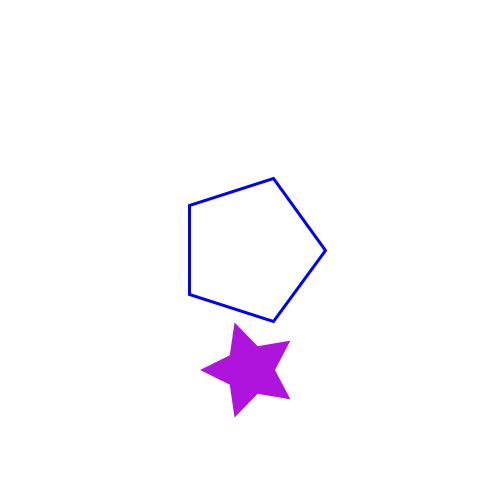
Frame 1 (no input)
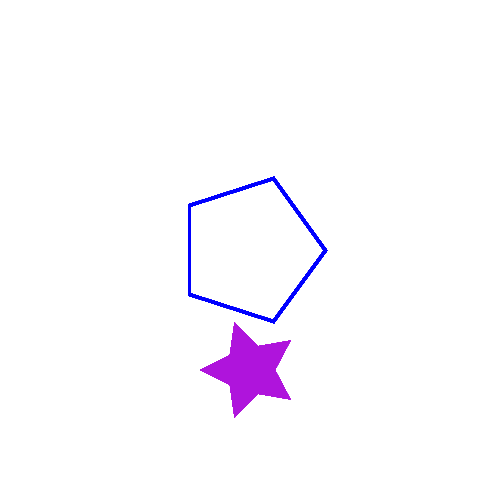
Frame 60 (the mouse pressed at the canvas centre just before this capture)
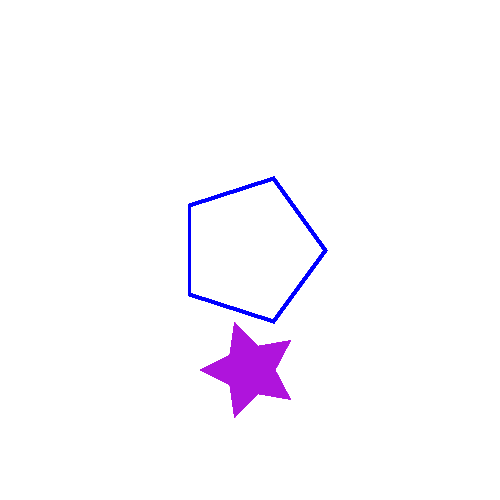
Frame 120 (the mouse held since frame 60 and released just before this capture)

The Processing sketch that drew these frames (run headless with seeded random() and noise(); from frame 60 on, the mouse is pressed at the canvas centre):

// Processing sketch: CRCP1310_08_Polygons_and_Stars
// ── CRCP1310_08_Polygons_and_Stars.pde
void setup() {
  size(500, 500);
  background(255);
}

void draw() {
  polygon(
    width / 2.0,
    height / 2.0,
    75,
    5,
    color(0, 0, 255));
  star(
    width / 2.0,
    height / 2.0 + 120,
    50,
    5,
    color(175, 20, 220));
}

void mousePressed() {
  int type = (int)random(2);
  float radius = random(5, 75);
  int sides = (int)random(-3, 13);
  int green = (int)random(255);

  if (type == 0) {
    polygon(
      mouseX,
      mouseY,
      radius,
      sides,
      color(0, green, 0));
  } else {
    star(
      mouseX,
      mouseY,
      radius,
      sides,
      color(0, green, 0, 150));
  }
}

void polygon(
  float x,
  float y,
  float radius,
  int sides,
  color stroke)
{
  if (sides >= 3) {
    float theta = 0;

    pushMatrix();
    translate(x, y);
    noFill();
    strokeWeight(3);
    stroke(stroke);

    beginShape();

    for (int i = 0; i < sides; i++) {
      float vx = cos(theta) * radius;
      float vy = sin(theta) * radius;
      vertex(vx, vy);
      theta += TWO_PI / sides;
    }

    endShape(CLOSE);

    popMatrix();
  } else {
    rectMode(CENTER);
    fill(255, 0, 0);
    noStroke();
    rect(x, y, radius * 2, radius * 2);
  }
}

void star(
  float x,
  float y,
  float radius,
  int points,
  color fill) {
  if (points >= 3) {
    float theta = 0;

    pushMatrix();
    translate(x, y);

    noStroke();
    fill(fill);

    beginShape();

    for (int i = 0; i < points * 2; i++) {
      float vr = radius;

      if (i % 2 == 0) {
        vr = radius / 2;
      }

      float vx = cos(theta) * vr;
      float vy = sin(theta) * vr;
      vertex(vx, vy);
      theta += (TWO_PI / (points * 2));
    }

    endShape(CLOSE);
    popMatrix();
  } else {
    rectMode(CENTER);
    stroke(255, 0, 0);
    strokeWeight(5);
    noFill();
    rect(x, y, radius * 2, radius * 2);
  }
}
